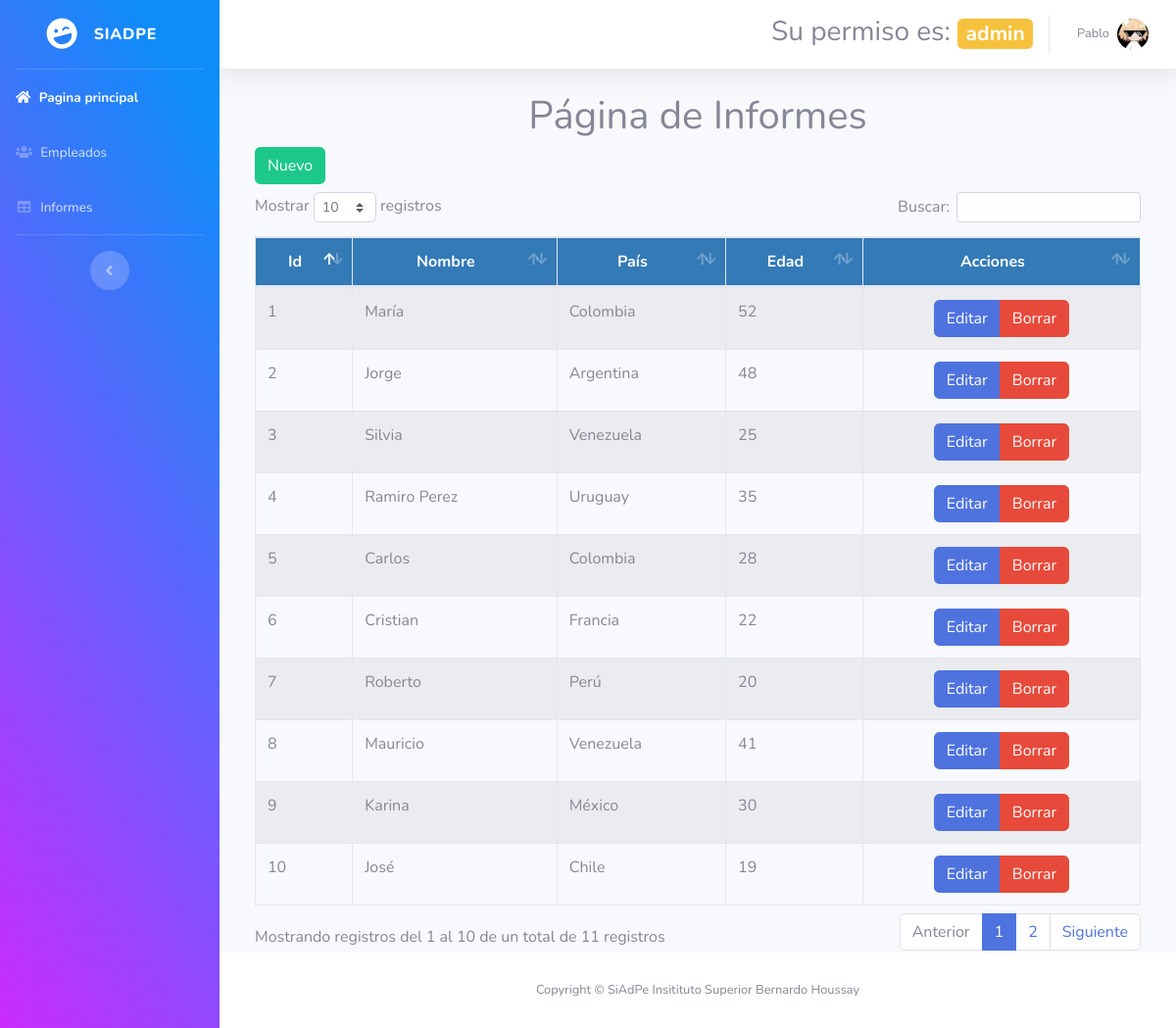
/dashboardAdmin/informes.php (signed in), run on the app's committed database.
### tables this page shows
CREATE TABLE `personas` (
  `id` int(11) NOT NULL,
  `nombre` varchar(50) NOT NULL,
  `pais` varchar(50) NOT NULL,
  `edad` int(11) NOT NULL
);

### dashboardAdmin/informes.php (the view, shortened to what this page needs)
<?php require_once "vistas/parte_superior.php"?>
<div class="container">
    <div class="row justify-content-md-center">
    <h1>Página de Informes</h1>
 <?php
$objeto = new Conexion();
$conexion = $objeto->Conectar();
$consulta = "SELECT id, nombre, pais, edad FROM personas";
$resultado = $conexion->prepare($consulta);
$resultado->execute();
$data=$resultado->fetchAll(PDO::FETCH_ASSOC);
?>
<div class="container">
        <div class="row">
            <div class="col-lg-12">
            <button id="btnNuevo" type="button" class="btn btn-success" data-toggle="modal">Nuevo</button>
            </div>
        </div>
    </div>
    <br>
<div class="container">
        <div class="row mt-2">
                <div class="col-lg-12">
                    <div class="table-responsive">
                        <table id="tablaPersonas" class="table table-striped table-bordered table-condensed" style="width:100%">
                            <thead class="text-center">
                                <tr>
                                    <th>Id</th>
                                    <th>Nombre</th>
                                    <th>País</th>
                                    <th>Edad</th>
                                    <th>Acciones</th>
                                </tr>
                            </thead>
                            <tbody>
                                <?php
                                foreach($data as $dat) {
                                ?>
                                <tr>
                                    <td><?php echo $dat['id'] ?></td>
                                    <td><?php echo $dat['nombre'] ?></td>
                                    <td><?php echo $dat['pais'] ?></td>
                                    <td><?php echo $dat['edad'] ?></td>
                                    <td></td>
                                </tr>
                                <?php
                                    }
                                ?>
                            </tbody>
                       </table>
                    </div>
                </div>
        </div>
    </div>
</div>
<?php require_once "vistas/parte_inferior.php"?>

### dashboardAdmin/main.css (style rules this page uses)
table th { background-color: #337ab7 !important; color: white; }

### data on the page
personas: id "1", nombre "María", pais "Colombia", edad "52"
personas: id "2", nombre "Jorge", pais "Argentina", edad "48"
personas: id "3", nombre "Silvia", pais "Venezuela", edad "25"
personas: id "4", nombre "Ramiro Perez", pais "Uruguay", edad "35"
personas: id "5", nombre "Carlos", pais "Colombia", edad "28"
personas: id "6", nombre "Cristian", pais "Francia", edad "22"
personas: id "7", nombre "Roberto", pais "Perú", edad "20"
personas: id "8", nombre "Mauricio", pais "Venezuela", edad "41"
personas: id "9", nombre "Karina", pais "México", edad "30"
personas: id "10", nombre "José", pais "Chile", edad "19"

### other printed values
$_SESSION["s_rol_descripcion"] "admin"
$_SESSION["s_nombre"] "Pablo"
